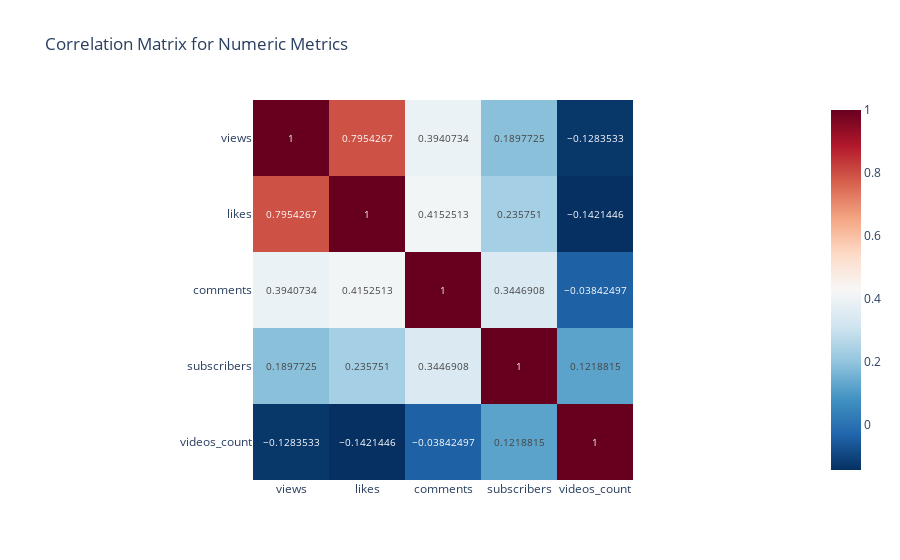

The notebook cell saved with this chart:
### Markdown cell above
Построим корреляционную матрицу **ЧЕРЕЗ ПЛОТЛИ!!** для числовых показателей (views, likes, comments, subscribers, videos_count), чтобы понять, какие метрики связаны между собой и какие могут быть полезны для построения моделей.

### Code cell
import plotly.express as px

numeric_cols = ['views', 'likes', 'comments', 'subscribers', 'videos_count']
corr_matrix = df_cleaned_no_outliers[numeric_cols].corr()

fig = px.imshow(
    corr_matrix,
    text_auto=True,
    color_continuous_scale='RdBu_r',
    title="Correlation Matrix for Numeric Metrics"
)
fig.show()

### Figure 1 — Plotly figure (JSON) as saved in the notebook; plotly's stock layout.template omitted (floating-point values rounded to 4 significant figures)
{"data": [{"coloraxis": "coloraxis", "hovertemplate": "x: %{x}<br>y: %{y}<br>color: %{z}<extra></extra>", "name": "0", "texttemplate": "%{z}", "type": "heatmap", "x": ["views", "likes", "comments", "subscribers", "videos_count"], "xaxis": "x", "y": ["views", "likes", "comments", "subscribers", "videos_count"], "yaxis": "y", "z": [[1, 0.7954, 0.3941, 0.1898, -0.1284], [0.7954, 1, 0.4153, 0.2358, -0.1421], [0.3941, 0.4153, 1, 0.3447, -0.03842], [0.1898, 0.2358, 0.3447, 1, 0.1219], [-0.1284, -0.1421, -0.03842, 0.1219, 1]]}], "layout": {"coloraxis": {"colorscale": [[0, "rgb(5,48,97)"], [0.1, "rgb(33,102,172)"], [0.2, "rgb(67,147,195)"], [0.3, "rgb(146,197,222)"], [0.4, "rgb(209,229,240)"], [0.5, "rgb(247,247,247)"], [0.6, "rgb(253,219,199)"], [0.7, "rgb(244,165,130)"], [0.8, "rgb(214,96,77)"], [0.9, "rgb(178,24,43)"], [1, "rgb(103,0,31)"]]}, "title": {"text": "Correlation Matrix for Numeric Metrics"}, "xaxis": {"anchor": "y", "constrain": "domain", "domain": [0, 1], "scaleanchor": "y"}, "yaxis": {"anchor": "x", "autorange": "reversed", "constrain": "domain", "domain": [0, 1]}}}
